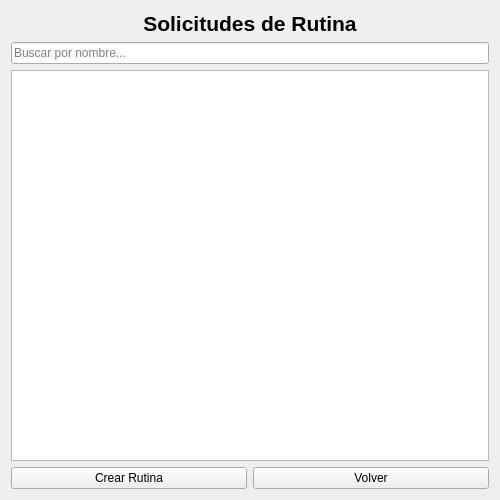
<?xml version="1.0" encoding="UTF-8"?>
<ui version="4.0">
 <class>ListarSolicitudesRutina</class>
 <widget class="QWidget" name="ListarSolicitudesRutina">
  <property name="geometry">
   <rect>
    <x>0</x>
    <y>0</y>
    <width>500</width>
    <height>500</height>
   </rect>
  </property>
  <property name="windowTitle">
   <string>Solicitudes de Rutina</string>
  </property>
  <layout class="QVBoxLayout" name="verticalLayout">

   <item>
    <widget class="QLabel" name="labelTitulo">
     <property name="text">
      <string>Solicitudes de Rutina</string>
     </property>
     <property name="alignment">
      <set>Qt::AlignCenter</set>
     </property>
     <property name="styleSheet">
      <string notr="true">font-size:16pt; font-weight:bold;</string>
     </property>
    </widget>
   </item>

   <item>
    <widget class="QLineEdit" name="lineEditBuscar">
     <property name="placeholderText">
      <string>Buscar por nombre...</string>
     </property>
    </widget>
   </item>

   <item>
    <widget class="QListWidget" name="listWidgetUsuarios"/>
   </item>

   <item>
    <layout class="QHBoxLayout" name="horizontalLayoutBotones">
     <item>
      <widget class="QPushButton" name="btnCrearRutina">
       <property name="text">
        <string>Crear Rutina</string>
       </property>
      </widget>
     </item>
     <item>
      <widget class="QPushButton" name="btnVolver">
       <property name="text">
        <string>Volver</string>
       </property>
      </widget>
     </item>
    </layout>
   </item>

  </layout>
 </widget>
 <resources/>
 <connections/>
</ui>
